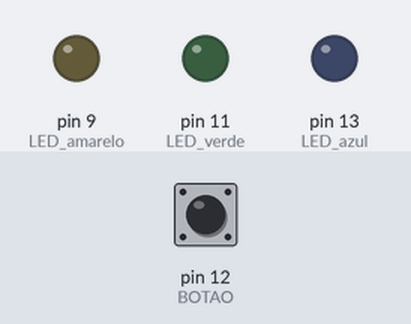
Bench run of a sketch on a simulated Arduino Uno, built with avr-gcc and run on an emulated ATmega328P. Shown: output pins drawn as LEDs (lit = HIGH). The inputs (shaded band) are chosen by the test bench; at power-on: pin 12 (BOTAO) HIGH.

Above: at 1.2 s.
1.3 s: pin 12 (BOTAO) pulled LOW for 0.15 s
At 2.4 s:
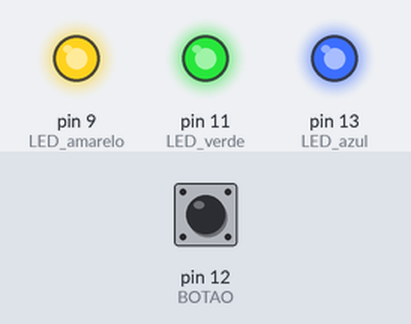
2.9 s: pin 12 (BOTAO) pulled LOW for 1 s
At 5.0 s:
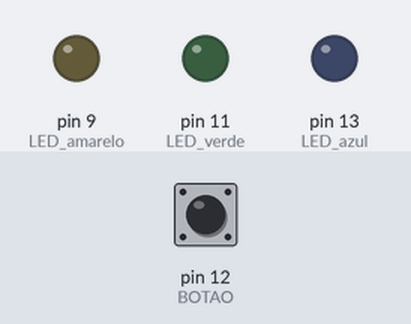
5.4 s: pin 12 (BOTAO) pulled LOW for 3.2 s
At 9.9 s:
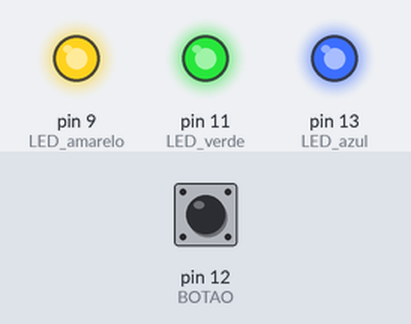
Timing chart, 0 to 11.4 s (numbered marks = the images above; inputs shaded):
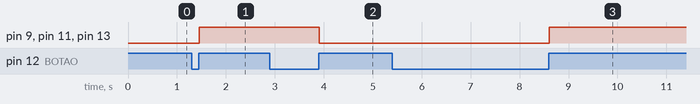

The sketch:

5-botao_pullup.ino
```cpp
const byte LED_azul = 13;
const byte LED_verde= 11;
const byte LED_amarelo = 9;
const byte BOTAO = 12;

byte valorBotao;
byte valorBotaoAnt;
boolean ledON = true; //false inicia com leds ligados, true inicia desligados

void setup(){
  pinMode(LED_azul, OUTPUT);
  pinMode(LED_verde, OUTPUT);
  pinMode(LED_amarelo, OUTPUT);
  pinMode(BOTAO, INPUT_PULLUP);
}

void loop(){
  valorBotao = digitalRead(BOTAO);
  if(valorBotao != valorBotaoAnt){
    if(valorBotao == 1){
      ledON = !ledON;
      digitalWrite(LED_azul, ledON);
      digitalWrite(LED_verde, ledON);
      digitalWrite(LED_amarelo, ledON);
    }
  }
valorBotaoAnt = valorBotao;
delay(10);
}
```

Measured:
- after the input at 1.3 s, pin 9 (LED_amarelo), pin 11 (LED_verde), pin 13 (LED_azul): LOW → HIGH after 0.15 s
- after the input at 2.9 s, pin 9 (LED_amarelo), pin 11 (LED_verde), pin 13 (LED_azul): HIGH → LOW after 1.0 s
- after the input at 5.4 s, pin 9 (LED_amarelo), pin 11 (LED_verde), pin 13 (LED_azul): LOW → HIGH after 3.2 s
